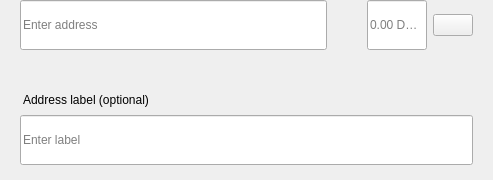
<?xml version="1.0" encoding="UTF-8"?>
<ui version="4.0">
 <class>SendMultiRow</class>
 <widget class="QWidget" name="SendMultiRow">
  <property name="geometry">
   <rect>
    <x>0</x>
    <y>0</y>
    <width>493</width>
    <height>180</height>
   </rect>
  </property>
  <property name="minimumSize">
   <size>
    <width>0</width>
    <height>0</height>
   </size>
  </property>
  <property name="maximumSize">
   <size>
    <width>16777215</width>
    <height>16777215</height>
   </size>
  </property>
  <property name="windowTitle">
   <string>Form</string>
  </property>
  <layout class="QVBoxLayout" name="verticalLayout_3">
   <property name="spacing">
    <number>0</number>
   </property>
   <property name="leftMargin">
    <number>0</number>
   </property>
   <property name="topMargin">
    <number>0</number>
   </property>
   <property name="rightMargin">
    <number>20</number>
   </property>
   <property name="bottomMargin">
    <number>5</number>
   </property>
   <item alignment="Qt::AlignTop">
    <widget class="QWidget" name="widget" native="true">
     <property name="sizePolicy">
      <sizepolicy hsizetype="Expanding" vsizetype="Maximum">
       <horstretch>0</horstretch>
       <verstretch>0</verstretch>
      </sizepolicy>
     </property>
     <property name="minimumSize">
      <size>
       <width>0</width>
       <height>60</height>
      </size>
     </property>
     <property name="maximumSize">
      <size>
       <width>16777215</width>
       <height>85</height>
      </size>
     </property>
     <layout class="QHBoxLayout" name="horizontalLayout" stretch="6,0,2">
      <property name="spacing">
       <number>0</number>
      </property>
      <property name="leftMargin">
       <number>8</number>
      </property>
      <property name="topMargin">
       <number>0</number>
      </property>
      <property name="rightMargin">
       <number>0</number>
      </property>
      <property name="bottomMargin">
       <number>0</number>
      </property>
      <item alignment="Qt::AlignTop">
       <widget class="QStackedWidget" name="stackedAddress">
        <property name="minimumSize">
         <size>
          <width>0</width>
          <height>50</height>
         </size>
        </property>
        <property name="maximumSize">
         <size>
          <width>16777215</width>
          <height>50</height>
         </size>
        </property>
        <widget class="QWidget" name="page_4">
         <property name="sizePolicy">
          <sizepolicy hsizetype="Expanding" vsizetype="Preferred">
           <horstretch>0</horstretch>
           <verstretch>0</verstretch>
          </sizepolicy>
         </property>
         <property name="minimumSize">
          <size>
           <width>0</width>
           <height>50</height>
          </size>
         </property>
         <property name="maximumSize">
          <size>
           <width>16777215</width>
           <height>55</height>
          </size>
         </property>
         <layout class="QVBoxLayout" name="verticalLayout_7">
          <property name="spacing">
           <number>0</number>
          </property>
          <property name="leftMargin">
           <number>12</number>
          </property>
          <property name="topMargin">
           <number>0</number>
          </property>
          <property name="rightMargin">
           <number>0</number>
          </property>
          <property name="bottomMargin">
           <number>0</number>
          </property>
          <item>
           <widget class="QLineEdit" name="lineEditAddress">
            <property name="minimumSize">
             <size>
              <width>0</width>
              <height>50</height>
             </size>
            </property>
            <property name="maximumSize">
             <size>
              <width>16777215</width>
              <height>50</height>
             </size>
            </property>
            <property name="placeholderText">
             <string>Enter address</string>
            </property>
           </widget>
          </item>
         </layout>
        </widget>
        <widget class="QWidget" name="page_3"/>
       </widget>
      </item>
      <item>
       <spacer name="horizontalSpacer_3">
        <property name="orientation">
         <enum>Qt::Horizontal</enum>
        </property>
        <property name="sizeType">
         <enum>QSizePolicy::Fixed</enum>
        </property>
        <property name="sizeHint" stdset="0">
         <size>
          <width>40</width>
          <height>20</height>
         </size>
        </property>
       </spacer>
      </item>
      <item>
       <layout class="QHBoxLayout" name="horizontalLayout_2">
        <property name="spacing">
         <number>6</number>
        </property>
        <item alignment="Qt::AlignTop">
         <widget class="QLineEdit" name="lineEditAmount">
          <property name="sizePolicy">
           <sizepolicy hsizetype="Expanding" vsizetype="Preferred">
            <horstretch>0</horstretch>
            <verstretch>0</verstretch>
           </sizepolicy>
          </property>
          <property name="minimumSize">
           <size>
            <width>0</width>
            <height>50</height>
           </size>
          </property>
          <property name="maximumSize">
           <size>
            <width>16777215</width>
            <height>50</height>
           </size>
          </property>
          <property name="maxLength">
           <number>17</number>
          </property>
          <property name="alignment">
           <set>Qt::AlignLeading|Qt::AlignLeft|Qt::AlignVCenter</set>
          </property>
          <property name="placeholderText">
           <string notr="true">0.00 DCNTR</string>
          </property>
         </widget>
        </item>
        <item>
         <layout class="QVBoxLayout" name="verticalLayout">
          <property name="topMargin">
           <number>14</number>
          </property>
          <property name="bottomMargin">
           <number>0</number>
          </property>
          <item alignment="Qt::AlignTop">
           <widget class="QPushButton" name="btnMenu">
            <property name="minimumSize">
             <size>
              <width>0</width>
              <height>0</height>
             </size>
            </property>
            <property name="maximumSize">
             <size>
              <width>16777215</width>
              <height>16777215</height>
             </size>
            </property>
            <property name="focusPolicy">
             <enum>Qt::NoFocus</enum>
            </property>
            <property name="text">
             <string/>
            </property>
           </widget>
          </item>
         </layout>
        </item>
       </layout>
      </item>
     </layout>
    </widget>
   </item>
   <item>
    <widget class="QWidget" name="layoutLabel" native="true">
     <property name="minimumSize">
      <size>
       <width>0</width>
       <height>0</height>
      </size>
     </property>
     <property name="maximumSize">
      <size>
       <width>16777215</width>
       <height>16777215</height>
      </size>
     </property>
     <layout class="QVBoxLayout" name="verticalLayout_9">
      <property name="spacing">
       <number>6</number>
      </property>
      <property name="leftMargin">
       <number>20</number>
      </property>
      <property name="topMargin">
       <number>0</number>
      </property>
      <property name="rightMargin">
       <number>0</number>
      </property>
      <property name="bottomMargin">
       <number>10</number>
      </property>
      <item>
       <spacer name="verticalSpacer">
        <property name="orientation">
         <enum>Qt::Vertical</enum>
        </property>
        <property name="sizeType">
         <enum>QSizePolicy::Fixed</enum>
        </property>
        <property name="sizeHint" stdset="0">
         <size>
          <width>20</width>
          <height>20</height>
         </size>
        </property>
       </spacer>
      </item>
      <item>
       <widget class="QLabel" name="labelSubtitleDescription">
        <property name="styleSheet">
         <string notr="true">margin-bottom:2px;
margin-left:0.05px;
padding:0px;</string>
        </property>
        <property name="text">
         <string>Address label (optional)</string>
        </property>
       </widget>
      </item>
      <item>
       <widget class="QLineEdit" name="lineEditDescription">
        <property name="minimumSize">
         <size>
          <width>0</width>
          <height>50</height>
         </size>
        </property>
        <property name="maximumSize">
         <size>
          <width>16777215</width>
          <height>50</height>
         </size>
        </property>
        <property name="placeholderText">
         <string>Enter label</string>
        </property>
       </widget>
      </item>
     </layout>
    </widget>
   </item>
  </layout>
 </widget>
 <resources/>
 <connections/>
</ui>
